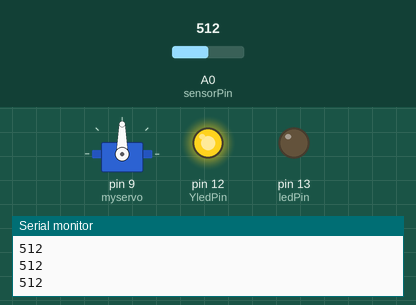
Recording of a sketch running on a simulated Arduino Uno, built with avr-gcc and run on an emulated ATmega328P. On the bench: servo, output pins drawn as LEDs (lit = HIGH), the last lines printed to the serial monitor. Inputs (shaded band) come from the test bench; at power-on: A0 (sensorPin) = 512.

Above: at 1.2 s.
1.3 s: A0 (sensorPin) set to 716
At 2.5 s:
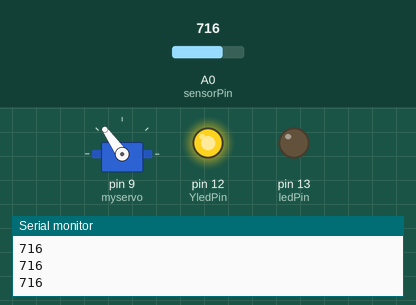
2.8 s: A0 (sensorPin) set to 900
At 3.9 s:
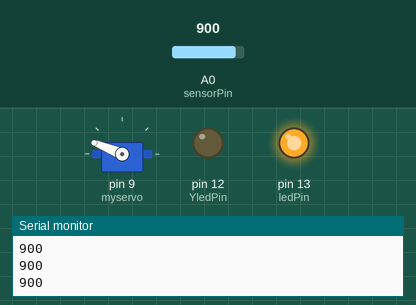
4.3 s: A0 (sensorPin) set to 1023
At 5.0 s:
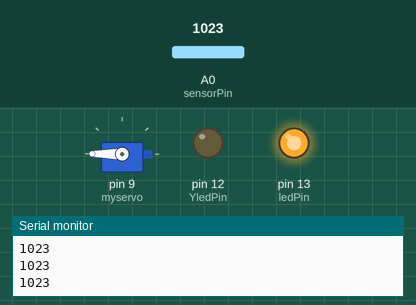
5.8 s: A0 (sensorPin) set to 306
At 6.2 s:
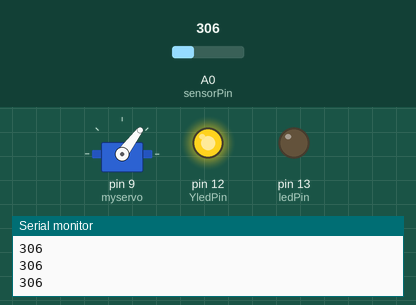
7.3 s: A0 (sensorPin) set to 140
At 8.5 s:
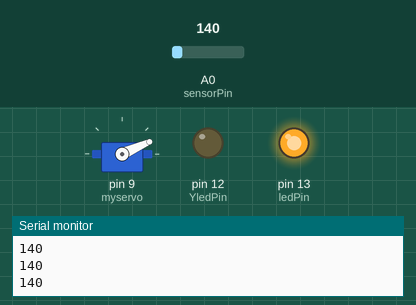
8.8 s: A0 (sensorPin) set to 20
At 9.5 s:
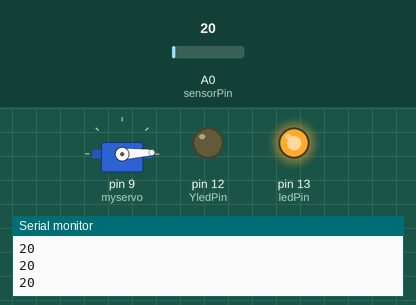
Timing chart, 0 to 11.3 s (numbered marks = the images above; inputs shaded):
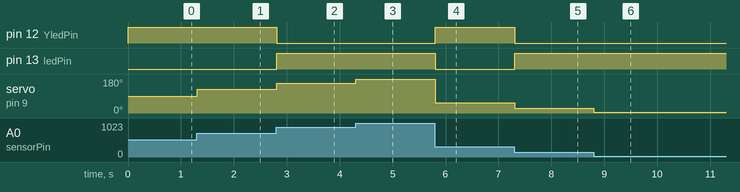

The sketch:

Practice02.ino
```cpp
#include <Servo.h>
Servo myservo;
const int ledPin = 13;
const int YledPin = 12;

int sensorPin = A0;   // 가변 저항 연결
int sensorValue = 0;  // 가변 저항값
int servoangle = 0;

void setup()
{
  myservo.attach(9);
  pinMode(ledPin, OUTPUT);
  pinMode(YledPin, OUTPUT);
  Serial.begin(9600);
}

void loop()
{
  sensorValue = analogRead(sensorPin);
  Serial.println(sensorValue);

  servoangle = map(sensorValue, 0, 1023, 0, 180);
  myservo.write(servoangle);  // 서보 모터 작동


  if(servoangle >= 30 && servoangle <= 150)
  {
    digitalWrite(YledPin, HIGH);  // 노랑불 켜기
    digitalWrite(ledPin, LOW);    // 빨간불 끄기
  }
  else
  {
    digitalWrite(ledPin, HIGH);   // 빨간불 켜기
    digitalWrite(YledPin, LOW);   // 노랑불 끄기
  }
}
```

Measured:
- after the input at 1.3 s, servo on pin 9 (myservo): 90° → 125° at once
- after the input at 2.8 s, pin 12 (YledPin): HIGH → LOW at once; pin 13 (ledPin): LOW → HIGH at once; servo on pin 9 (myservo): 125° → 158° at once
- after the input at 4.3 s, servo on pin 9 (myservo): 158° → 180° at once
- after the input at 5.8 s, pin 12 (YledPin): LOW → HIGH at once; pin 13 (ledPin): HIGH → LOW at once; servo on pin 9 (myservo): 180° → 53° at once
- after the input at 7.3 s, pin 12 (YledPin): HIGH → LOW at once; pin 13 (ledPin): LOW → HIGH at once; servo on pin 9 (myservo): 53° → 24° at once
- after the input at 8.8 s, servo on pin 9 (myservo): 24° → 3° at once
